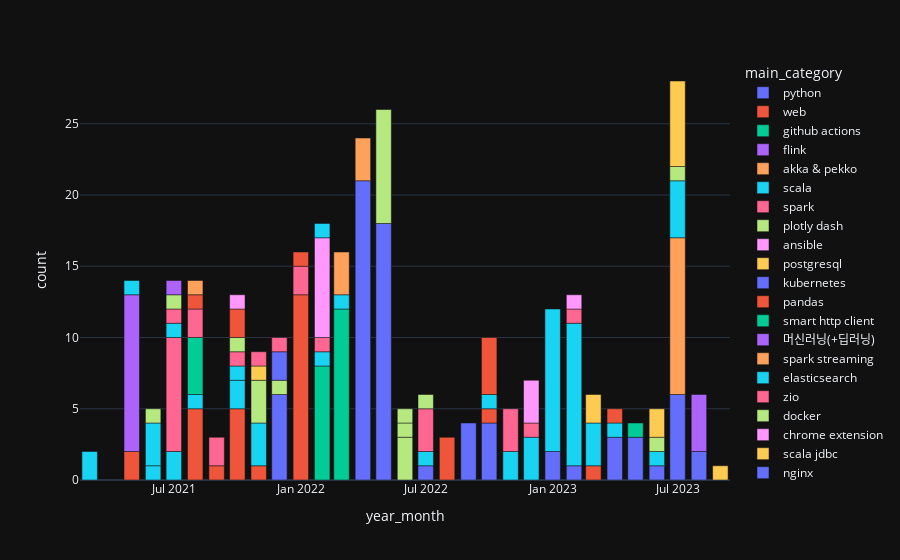

Write notebook code for a chart like this one.
### Code cell
import plotly.express as px

grouped_df = df3.reset_index()

px.bar(grouped_df, x='year_month', y='count', color='main_category')

### Figure 1 — Plotly figure (JSON) as saved in the notebook; plotly's stock layout.template omitted (floating-point values rounded to 4 significant figures)
{"data": [{"alignmentgroup": "True", "hovertemplate": "main_category=python<br>year_month=%{x}<br>count=%{y}<extra></extra>", "legendgroup": "python", "marker": {"color": "#636efa", "pattern": {"shape": ""}}, "name": "python", "offsetgroup": "python", "orientation": "v", "showlegend": true, "textposition": "auto", "x": ["2022-04", "2022-05", "2023-07", "2022-09", "2022-10", "2023-05", "2023-04", "2023-01", "2023-08", "2023-06", "2023-02", "2022-07"], "xaxis": "x", "y": [21, 18, 6, 4, 4, 3, 3, 2, 2, 1, 1, 1], "yaxis": "y", "type": "bar"}, {"alignmentgroup": "True", "hovertemplate": "main_category=web<br>year_month=%{x}<br>count=%{y}<extra></extra>", "legendgroup": "web", "marker": {"color": "#EF553B", "pattern": {"shape": ""}}, "name": "web", "offsetgroup": "web", "orientation": "v", "showlegend": true, "textposition": "auto", "x": ["2022-01", "2021-10", "2021-08", "2021-05", "2023-03", "2021-09", "2021-11", "2022-10"], "xaxis": "x", "y": [13, 5, 5, 2, 1, 1, 1, 1], "yaxis": "y", "type": "bar"}, {"alignmentgroup": "True", "hovertemplate": "main_category=github actions<br>year_month=%{x}<br>count=%{y}<extra></extra>", "legendgroup": "github actions", "marker": {"color": "#00cc96", "pattern": {"shape": ""}}, "name": "github actions", "offsetgroup": "github actions", "orientation": "v", "showlegend": true, "textposition": "auto", "x": ["2022-03", "2022-02"], "xaxis": "x", "y": [12, 8], "yaxis": "y", "type": "bar"}, {"alignmentgroup": "True", "hovertemplate": "main_category=flink<br>year_month=%{x}<br>count=%{y}<extra></extra>", "legendgroup": "flink", "marker": {"color": "#ab63fa", "pattern": {"shape": ""}}, "name": "flink", "offsetgroup": "flink", "orientation": "v", "showlegend": true, "textposition": "auto", "x": ["2021-05"], "xaxis": "x", "y": [11], "yaxis": "y", "type": "bar"}, {"alignmentgroup": "True", "hovertemplate": "main_category=akka & pekko<br>year_month=%{x}<br>count=%{y}<extra></extra>", "legendgroup": "akka & pekko", "marker": {"color": "#FFA15A", "pattern": {"shape": ""}}, "name": "akka & pekko", "offsetgroup": "akka & pekko", "orientation": "v", "showlegend": true, "textposition": "auto", "x": ["2023-07"], "xaxis": "x", "y": [11], "yaxis": "y", "type": "bar"}, {"alignmentgroup": "True", "hovertemplate": "main_category=scala<br>year_month=%{x}<br>count=%{y}<extra></extra>", "legendgroup": "scala", "marker": {"color": "#19d3f3", "pattern": {"shape": ""}}, "name": "scala", "offsetgroup": "scala", "orientation": "v", "showlegend": true, "textposition": "auto", "x": ["2023-01", "2023-02", "2023-07", "2021-11", "2022-12", "2023-03", "2022-11", "2021-03", "2021-10", "2021-07", "2022-02", "2023-04", "2021-08", "2023-06", "2021-06", "2021-05", "2022-03", "2022-07", "2022-10"], "xaxis": "x", "y": [10, 10, 4, 3, 3, 3, 2, 2, 2, 2, 1, 1, 1, 1, 1, 1, 1, 1, 1], "yaxis": "y", "type": "bar"}, {"alignmentgroup": "True", "hovertemplate": "main_category=spark<br>year_month=%{x}<br>count=%{y}<extra></extra>", "legendgroup": "spark", "marker": {"color": "#FF6692", "pattern": {"shape": ""}}, "name": "spark", "offsetgroup": "spark", "orientation": "v", "showlegend": true, "textposition": "auto", "x": ["2021-07", "2022-01", "2023-02", "2022-02"], "xaxis": "x", "y": [8, 2, 1, 1], "yaxis": "y", "type": "bar"}, {"alignmentgroup": "True", "hovertemplate": "main_category=plotly dash<br>year_month=%{x}<br>count=%{y}<extra></extra>", "legendgroup": "plotly dash", "marker": {"color": "#B6E880", "pattern": {"shape": ""}}, "name": "plotly dash", "offsetgroup": "plotly dash", "orientation": "v", "showlegend": true, "textposition": "auto", "x": ["2022-05", "2022-06", "2023-06", "2023-07"], "xaxis": "x", "y": [8, 3, 1, 1], "yaxis": "y", "type": "bar"}, {"alignmentgroup": "True", "hovertemplate": "main_category=ansible<br>year_month=%{x}<br>count=%{y}<extra></extra>", "legendgroup": "ansible", "marker": {"color": "#FF97FF", "pattern": {"shape": ""}}, "name": "ansible", "offsetgroup": "ansible", "orientation": "v", "showlegend": true, "textposition": "auto", "x": ["2022-02"], "xaxis": "x", "y": [7], "yaxis": "y", "type": "bar"}, {"alignmentgroup": "True", "hovertemplate": "main_category=postgresql<br>year_month=%{x}<br>count=%{y}<extra></extra>", "legendgroup": "postgresql", "marker": {"color": "#FECB52", "pattern": {"shape": ""}}, "name": "postgresql", "offsetgroup": "postgresql", "orientation": "v", "showlegend": true, "textposition": "auto", "x": ["2023-07"], "xaxis": "x", "y": [6], "yaxis": "y", "type": "bar"}, {"alignmentgroup": "True", "hovertemplate": "main_category=kubernetes<br>year_month=%{x}<br>count=%{y}<extra></extra>", "legendgroup": "kubernetes", "marker": {"color": "#636efa", "pattern": {"shape": ""}}, "name": "kubernetes", "offsetgroup": "kubernetes", "orientation": "v", "showlegend": true, "textposition": "auto", "x": ["2021-12"], "xaxis": "x", "y": [6], "yaxis": "y", "type": "bar"}, {"alignmentgroup": "True", "hovertemplate": "main_category=pandas<br>year_month=%{x}<br>count=%{y}<extra></extra>", "legendgroup": "pandas", "marker": {"color": "#EF553B", "pattern": {"shape": ""}}, "name": "pandas", "offsetgroup": "pandas", "orientation": "v", "showlegend": true, "textposition": "auto", "x": ["2022-10", "2022-08"], "xaxis": "x", "y": [4, 3], "yaxis": "y", "type": "bar"}, {"alignmentgroup": "True", "hovertemplate": "main_category=smart http client<br>year_month=%{x}<br>count=%{y}<extra></extra>", "legendgroup": "smart http client", "marker": {"color": "#00cc96", "pattern": {"shape": ""}}, "name": "smart http client", "offsetgroup": "smart http client", "orientation": "v", "showlegend": true, "textposition": "auto", "x": ["2021-08"], "xaxis": "x", "y": [4], "yaxis": "y", "type": "bar"}, {"alignmentgroup": "True", "hovertemplate": "main_category=머신러닝(+딥러닝)<br>year_month=%{x}<br>count=%{y}<extra></extra>", "legendgroup": "머신러닝(+딥러닝)", "marker": {"color": "#ab63fa", "pattern": {"shape": ""}}, "name": "머신러닝(+딥러닝)", "offsetgroup": "머신러닝(+딥러닝)", "orientation": "v", "showlegend": true, "textposition": "auto", "x": ["2023-08"], "xaxis": "x", "y": [4], "yaxis": "y", "type": "bar"}, {"alignmentgroup": "True", "hovertemplate": "main_category=spark streaming<br>year_month=%{x}<br>count=%{y}<extra></extra>", "legendgroup": "spark streaming", "marker": {"color": "#FFA15A", "pattern": {"shape": ""}}, "name": "spark streaming", "offsetgroup": "spark streaming", "orientation": "v", "showlegend": true, "textposition": "auto", "x": ["2022-04", "2022-03"], "xaxis": "x", "y": [3, 3], "yaxis": "y", "type": "bar"}, {"alignmentgroup": "True", "hovertemplate": "main_category=elasticsearch<br>year_month=%{x}<br>count=%{y}<extra></extra>", "legendgroup": "elasticsearch", "marker": {"color": "#19d3f3", "pattern": {"shape": ""}}, "name": "elasticsearch", "offsetgroup": "elasticsearch", "orientation": "v", "showlegend": true, "textposition": "auto", "x": ["2021-06", "2021-07", "2021-10"], "xaxis": "x", "y": [3, 1, 1], "yaxis": "y", "type": "bar"}, {"alignmentgroup": "True", "hovertemplate": "main_category=zio<br>year_month=%{x}<br>count=%{y}<extra></extra>", "legendgroup": "zio", "marker": {"color": "#FF6692", "pattern": {"shape": ""}}, "name": "zio", "offsetgroup": "zio", "orientation": "v", "showlegend": true, "textposition": "auto", "x": ["2022-07", "2022-11", "2021-08", "2021-09", "2021-07", "2022-12", "2021-10"], "xaxis": "x", "y": [3, 3, 2, 2, 1, 1, 1], "yaxis": "y", "type": "bar"}, {"alignmentgroup": "True", "hovertemplate": "main_category=docker<br>year_month=%{x}<br>count=%{y}<extra></extra>", "legendgroup": "docker", "marker": {"color": "#B6E880", "pattern": {"shape": ""}}, "name": "docker", "offsetgroup": "docker", "orientation": "v", "showlegend": true, "textposition": "auto", "x": ["2021-11", "2021-07", "2021-06", "2021-12", "2022-06", "2021-10"], "xaxis": "x", "y": [3, 1, 1, 1, 1, 1], "yaxis": "y", "type": "bar"}, {"alignmentgroup": "True", "hovertemplate": "main_category=chrome extension<br>year_month=%{x}<br>count=%{y}<extra></extra>", "legendgroup": "chrome extension", "marker": {"color": "#FF97FF", "pattern": {"shape": ""}}, "name": "chrome extension", "offsetgroup": "chrome extension", "orientation": "v", "showlegend": true, "textposition": "auto", "x": ["2022-12", "2023-02"], "xaxis": "x", "y": [3, 1], "yaxis": "y", "type": "bar"}, {"alignmentgroup": "True", "hovertemplate": "main_category=scala jdbc<br>year_month=%{x}<br>count=%{y}<extra></extra>", "legendgroup": "scala jdbc", "marker": {"color": "#FECB52", "pattern": {"shape": ""}}, "name": "scala jdbc", "offsetgroup": "scala jdbc", "orientation": "v", "showlegend": true, "textposition": "auto", "x": ["2023-06", "2023-03", "2021-11"], "xaxis": "x", "y": [2, 2, 1], "yaxis": "y", "type": "bar"}, {"alignmentgroup": "True", "hovertemplate": "main_category=nginx<br>year_month=%{x}<br>count=%{y}<extra></extra>", "legendgroup": "nginx", "marker": {"color": "#636efa", "pattern": {"shape": ""}}, "name": "nginx", "offsetgroup": "nginx", "orientation": "v", "showlegend": true, "textposition": "auto", "x": ["2021-12"], "xaxis": "x", "y": [2], "yaxis": "y", "type": "bar"}, {"alignmentgroup": "True", "hovertemplate": "main_category=bash<br>year_month=%{x}<br>count=%{y}<extra></extra>", "legendgroup": "bash", "marker": {"color": "#EF553B", "pattern": {"shape": ""}}, "name": "bash", "offsetgroup": "bash", "orientation": "v", "showlegend": true, "textposition": "auto", "x": ["2021-10", "2021-08", "2023-04", "2022-01"], "xaxis": "x", "y": [2, 1, 1, 1], "yaxis": "y", "type": "bar"}, {"alignmentgroup": "True", "hovertemplate": "main_category=mysql<br>year_month=%{x}<br>count=%{y}<extra></extra>", "legendgroup": "mysql", "marker": {"color": "#00cc96", "pattern": {"shape": ""}}, "name": "mysql", "offsetgroup": "mysql", "orientation": "v", "showlegend": true, "textposition": "auto", "x": ["2023-05"], "xaxis": "x", "y": [1], "yaxis": "y", "type": "bar"}, {"alignmentgroup": "True", "hovertemplate": "main_category=airflow<br>year_month=%{x}<br>count=%{y}<extra></extra>", "legendgroup": "airflow", "marker": {"color": "#ab63fa", "pattern": {"shape": ""}}, "name": "airflow", "offsetgroup": "airflow", "orientation": "v", "showlegend": true, "textposition": "auto", "x": ["2021-07"], "xaxis": "x", "y": [1], "yaxis": "y", "type": "bar"}, {"alignmentgroup": "True", "hovertemplate": "main_category=코딩테스트<br>year_month=%{x}<br>count=%{y}<extra></extra>", "legendgroup": "코딩테스트", "marker": {"color": "#FFA15A", "pattern": {"shape": ""}}, "name": "코딩테스트", "offsetgroup": "코딩테스트", "orientation": "v", "showlegend": true, "textposition": "auto", "x": ["2021-08"], "xaxis": "x", "y": [1], "yaxis": "y", "type": "bar"}, {"alignmentgroup": "True", "hovertemplate": "main_category=oauth2<br>year_month=%{x}<br>count=%{y}<extra></extra>", "legendgroup": "oauth2", "marker": {"color": "#19d3f3", "pattern": {"shape": ""}}, "name": "oauth2", "offsetgroup": "oauth2", "orientation": "v", "showlegend": true, "textposition": "auto", "x": ["2022-02"], "xaxis": "x", "y": [1], "yaxis": "y", "type": "bar"}, {"alignmentgroup": "True", "hovertemplate": "main_category=wsl2<br>year_month=%{x}<br>count=%{y}<extra></extra>", "legendgroup": "wsl2", "marker": {"color": "#FF6692", "pattern": {"shape": ""}}, "name": "wsl2", "offsetgroup": "wsl2", "orientation": "v", "showlegend": true, "textposition": "auto", "x": ["2021-12", "2021-11"], "xaxis": "x", "y": [1, 1], "yaxis": "y", "type": "bar"}, {"alignmentgroup": "True", "hovertemplate": "main_category=flask<br>year_month=%{x}<br>count=%{y}<extra></extra>", "legendgroup": "flask", "marker": {"color": "#B6E880", "pattern": {"shape": ""}}, "name": "flask", "offsetgroup": "flask", "orientation": "v", "showlegend": true, "textposition": "auto", "x": ["2022-06", "2022-07"], "xaxis": "x", "y": [1, 1], "yaxis": "y", "type": "bar"}, {"alignmentgroup": "True", "hovertemplate": "main_category=gitbook<br>year_month=%{x}<br>count=%{y}<extra></extra>", "legendgroup": "gitbook", "marker": {"color": "#FF97FF", "pattern": {"shape": ""}}, "name": "gitbook", "offsetgroup": "gitbook", "orientation": "v", "showlegend": true, "textposition": "auto", "x": ["2021-10"], "xaxis": "x", "y": [1], "yaxis": "y", "type": "bar"}, {"alignmentgroup": "True", "hovertemplate": "main_category=개인프로젝트<br>year_month=%{x}<br>count=%{y}<extra></extra>", "legendgroup": "개인프로젝트", "marker": {"color": "#FECB52", "pattern": {"shape": ""}}, "name": "개인프로젝트", "offsetgroup": "개인프로젝트", "orientation": "v", "showlegend": true, "textposition": "auto", "x": ["2023-09"], "xaxis": "x", "y": [1], "yaxis": "y", "type": "bar"}], "layout": {"xaxis": {"anchor": "y", "domain": [0.0, 1.0], "title": {"text": "year_month"}}, "yaxis": {"anchor": "x", "domain": [0.0, 1.0], "title": {"text": "count"}}, "legend": {"title": {"text": "main_category"}, "tracegroupgap": 0}, "margin": {"t": 60}, "barmode": "relative"}}
